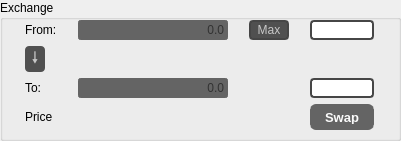
   <widget class="QGroupBox" name="groupBox_4">
    <property name="geometry">
     <rect>
      <x>530</x>
      <y>10</y>
      <width>401</width>
      <height>141</height>
     </rect>
    </property>
    <property name="title">
     <string>Exchange</string>
    </property>
    <widget class="QWidget" name="gridLayoutWidget_3">
     <property name="geometry">
      <rect>
       <x>10</x>
       <y>20</y>
       <width>381</width>
       <height>111</height>
      </rect>
     </property>
     <layout class="QGridLayout" name="gridLayout_3">
      <item row="1" column="0">
       <widget class="QPushButton" name="switchButton">
        <property name="sizePolicy">
         <sizepolicy hsizetype="Fixed" vsizetype="Fixed">
          <horstretch>0</horstretch>
          <verstretch>0</verstretch>
         </sizepolicy>
        </property>
        <property name="minimumSize">
         <size>
          <width>20</width>
          <height>0</height>
         </size>
        </property>
        <property name="font">
         <font>
          <pointsize>12</pointsize>
         </font>
        </property>
        <property name="styleSheet">
         <string notr="true">QPushButton {
    background-color: rgb(80, 80, 80);
	color: rgb(200, 200, 200);
	border-style: outset;
	border-radius: 4px;
}

QPushButton:hover {
	color: rgb(250, 250, 250);
}

QPushButton:pressed {
    background-color: rgb(70, 70, 70);
}

QPushButton:default {
    background-color: rgb(80, 80, 80);
	color: rgb(200, 200, 200);
}</string>
        </property>
        <property name="text">
         <string>🠗</string>
        </property>
       </widget>
      </item>
      <item row="0" column="1">
       <widget class="QLineEdit" name="exchangeBuyLineEdit">
        <property name="enabled">
         <bool>false</bool>
        </property>
        <property name="sizePolicy">
         <sizepolicy hsizetype="Fixed" vsizetype="Fixed">
          <horstretch>0</horstretch>
          <verstretch>0</verstretch>
         </sizepolicy>
        </property>
        <property name="minimumSize">
         <size>
          <width>150</width>
          <height>20</height>
         </size>
        </property>
        <property name="maximumSize">
         <size>
          <width>100</width>
          <height>20</height>
         </size>
        </property>
        <property name="styleSheet">
         <string notr="true">background-color: rgb(100, 100, 100);
border: 2px solid rgb(100, 100, 100);
border-radius: 3px;</string>
        </property>
        <property name="inputMask">
         <string/>
        </property>
        <property name="maxLength">
         <number>15</number>
        </property>
        <property name="alignment">
         <set>Qt::AlignRight|Qt::AlignTrailing|Qt::AlignVCenter</set>
        </property>
        <property name="placeholderText">
         <string>0.0</string>
        </property>
       </widget>
      </item>
      <item row="0" column="2">
       <widget class="QPushButton" name="maxButton">
        <property name="sizePolicy">
         <sizepolicy hsizetype="Fixed" vsizetype="Fixed">
          <horstretch>0</horstretch>
          <verstretch>0</verstretch>
         </sizepolicy>
        </property>
        <property name="minimumSize">
         <size>
          <width>40</width>
          <height>20</height>
         </size>
        </property>
        <property name="styleSheet">
         <string notr="true">QPushButton {
    background-color: rgb(80, 80, 80);
	color: rgb(200, 200, 200);
	border-style: outset;
	border: 2px solid;
	border-color: rgb(70, 70, 70);
	border-radius: 4px;
}

QPushButton:hover {
	color: rgb(250, 250, 250);
}

QPushButton:pressed {
    background-color: rgb(70, 70, 70);
}

QPushButton:default {
    background-color: rgb(80, 80, 80);
	color: rgb(200, 200, 200);
}</string>
        </property>
        <property name="text">
         <string>Max</string>
        </property>
       </widget>
      </item>
      <item row="0" column="0">
       <widget class="QLabel" name="fromLabel">
        <property name="text">
         <string>From:</string>
        </property>
       </widget>
      </item>
      <item row="2" column="1">
       <widget class="QLineEdit" name="exchangeSellLineEdit">
        <property name="enabled">
         <bool>false</bool>
        </property>
        <property name="sizePolicy">
         <sizepolicy hsizetype="Fixed" vsizetype="Fixed">
          <horstretch>0</horstretch>
          <verstretch>0</verstretch>
         </sizepolicy>
        </property>
        <property name="minimumSize">
         <size>
          <width>150</width>
          <height>20</height>
         </size>
        </property>
        <property name="maximumSize">
         <size>
          <width>100</width>
          <height>20</height>
         </size>
        </property>
        <property name="styleSheet">
         <string notr="true">background-color: rgb(100, 100, 100);
border: 2px solid rgb(100, 100, 100);
border-radius: 3px;</string>
        </property>
        <property name="maxLength">
         <number>15</number>
        </property>
        <property name="alignment">
         <set>Qt::AlignRight|Qt::AlignTrailing|Qt::AlignVCenter</set>
        </property>
        <property name="placeholderText">
         <string>0.0</string>
        </property>
       </widget>
      </item>
      <item row="2" column="0">
       <widget class="QLabel" name="toLabel">
        <property name="text">
         <string>To:</string>
        </property>
       </widget>
      </item>
      <item row="2" column="3">
       <widget class="QComboBox" name="exchangeComboBox_2">
        <property name="enabled">
         <bool>true</bool>
        </property>
        <property name="sizePolicy">
         <sizepolicy hsizetype="Fixed" vsizetype="Fixed">
          <horstretch>0</horstretch>
          <verstretch>0</verstretch>
         </sizepolicy>
        </property>
        <property name="styleSheet">
         <string notr="true">QComboBox	{
	border: 2px solid;
	border-color: rgb(70, 70, 70);
	border-radius: 4px;
}

QComboBox::drop-down:button	{
	border-radius:5px; 
}

QComboBox::down-arrow	{
	background-image: url(down.png);
}

QComboBox::hover	{
	color: rgb(250, 250, 250);
}

QPushButton:default {
    background-color: rgb(80, 80, 80);
	color: rgb(200, 200, 200);
}</string>
        </property>
        <property name="editable">
         <bool>false</bool>
        </property>
       </widget>
      </item>
      <item row="0" column="3">
       <widget class="QComboBox" name="exchangeComboBox_1">
        <property name="enabled">
         <bool>true</bool>
        </property>
        <property name="sizePolicy">
         <sizepolicy hsizetype="Fixed" vsizetype="Fixed">
          <horstretch>0</horstretch>
          <verstretch>0</verstretch>
         </sizepolicy>
        </property>
        <property name="styleSheet">
         <string notr="true">QComboBox	{
	border: 2px solid;
	border-color: rgb(70, 70, 70);
	border-radius: 4px;
}

QComboBox::down-arrow	{
	background-image: url(down.png);
}

QComboBox::drop-down:button	{
	border-radius:5px; 
}

QComboBox::hover	{
	color: rgb(250, 250, 250);
}

QPushButton:default {
    background-color: rgb(80, 80, 80);
	color: rgb(200, 200, 200);
}</string>
        </property>
        <property name="editable">
         <bool>false</bool>
        </property>
       </widget>
      </item>
      <item row="3" column="0" colspan="3">
       <layout class="QHBoxLayout" name="horizontalLayout">
        <property name="spacing">
         <number>10</number>
        </property>
        <item>
         <widget class="QLabel" name="exchangePriceLabel">
          <property name="sizePolicy">
           <sizepolicy hsizetype="Preferred" vsizetype="Fixed">
            <horstretch>0</horstretch>
            <verstretch>0</verstretch>
           </sizepolicy>
          </property>
          <property name="text">
           <string>Price</string>
          </property>
         </widget>
        </item>
       </layout>
      </item>
      <item row="3" column="3">
       <widget class="QPushButton" name="swapButton">
        <property name="enabled">
         <bool>false</bool>
        </property>
        <property name="sizePolicy">
         <sizepolicy hsizetype="Preferred" vsizetype="Fixed">
          <horstretch>0</horstretch>
          <verstretch>0</verstretch>
         </sizepolicy>
        </property>
        <property name="font">
         <font>
          <family>MS Shell Dlg 2</family>
          <pointsize>10</pointsize>
          <weight>75</weight>
          <bold>true</bold>
         </font>
        </property>
        <property name="styleSheet">
         <string notr="true">QPushButton {
	color: rgb(250, 250, 250);
	background-color: rgb(70, 140, 210);
	padding: 2px;
	border-radius: 6px;
	border-bottom: 4px solid  rgb(70, 100, 210);
}

QPushButton:hover {
	color: rgb(250, 250, 250);
	background-color: rgb(70, 160, 210);
	padding: 2px;
	border-radius: 6px;
	border-bottom: 4px solid  rgb(70, 120, 210);
}

QPushButton:pressed	{
	color: rgb(250, 250, 250);
	background-color: rgb(70, 140, 210);
	padding: 2px;
	border-radius: 6px;
	border-bottom: 4px solid rgb(70, 140, 210);
	border-top: 4px solid rgb(70, 140, 210)
}

QPushButton:default {
	color: rgb(250, 250, 250);
	background-color: rgb(70, 140, 210);
	padding: 2px;
	border-radius: 6px;
	border-bottom: 4px solid rgb(70, 100, 210);
}

QPushButton:disabled {
	color: rgb(250, 250, 250);
	background-color: rgb(100, 100, 100);
	padding: 2px;
	border-radius: 6px;
	border-bottom: 4px solid rgb(100, 100, 100);
	border-top: 4px solid rgb(100, 100, 100);
}
</string>
        </property>
        <property name="text">
         <string>Swap</string>
        </property>
        <property name="checkable">
         <bool>false</bool>
        </property>
        <property name="checked">
         <bool>false</bool>
        </property>
       </widget>
      </item>
     </layout>
    </widget>
   </widget>
